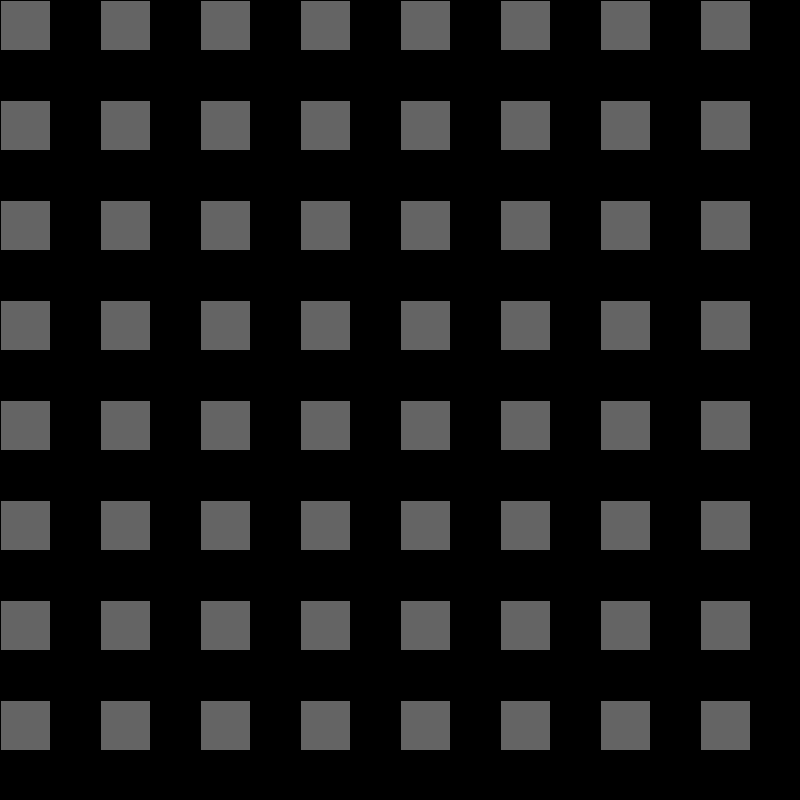
Frame 1 (no input)
Frame 60 (the mouse pressed at the canvas centre just before this capture): identical to frame 1, image omitted
Frame 120 (the mouse held since frame 60 and released just before this capture): identical to frame 1, image omitted

The Processing sketch that drew this single still picture (run headless with seeded random() and noise(); from frame 60 on, the mouse is pressed at the canvas centre):

// Processing sketch: sketch_180307b
// ── sketch_180307b.pde
int checkStates(float _bx, float _by, float _w, float _h) {
  int result = 0;
  if (mouseX > _bx && mouseX < _bx+_w &&
    mouseY > _by && mouseY < _by+_h) {
    result = 1;
    if (mousePressed) {
      result = 2;
    }
  } else {
    result = 0;
  } 
  return result;
}

int buttonColor = color(100);
float bx, by, h, w;
void setup() {
    background(0);
  size(800, 800);
    //bx = width/2;
  //by = height/2;
  w = 50;
  h = 50;
}

void draw() {
 for(int by = 0; by < height; by += 2*h){
   for(int bx = 0; bx < width; bx += 2*w){
  




  //check
  int check = checkStates( bx, by, w, h);
  switch(check) {
  case 0:
    buttonColor = color(100);
    break;
  case 1:
    buttonColor = color(255, 0, 0);
    break;
  case 2:
    buttonColor = color(random(255), random(255), random(255));
    break;
    
  }
  
  fill(buttonColor);
  rect(bx, by, h, w);

}
}
}
